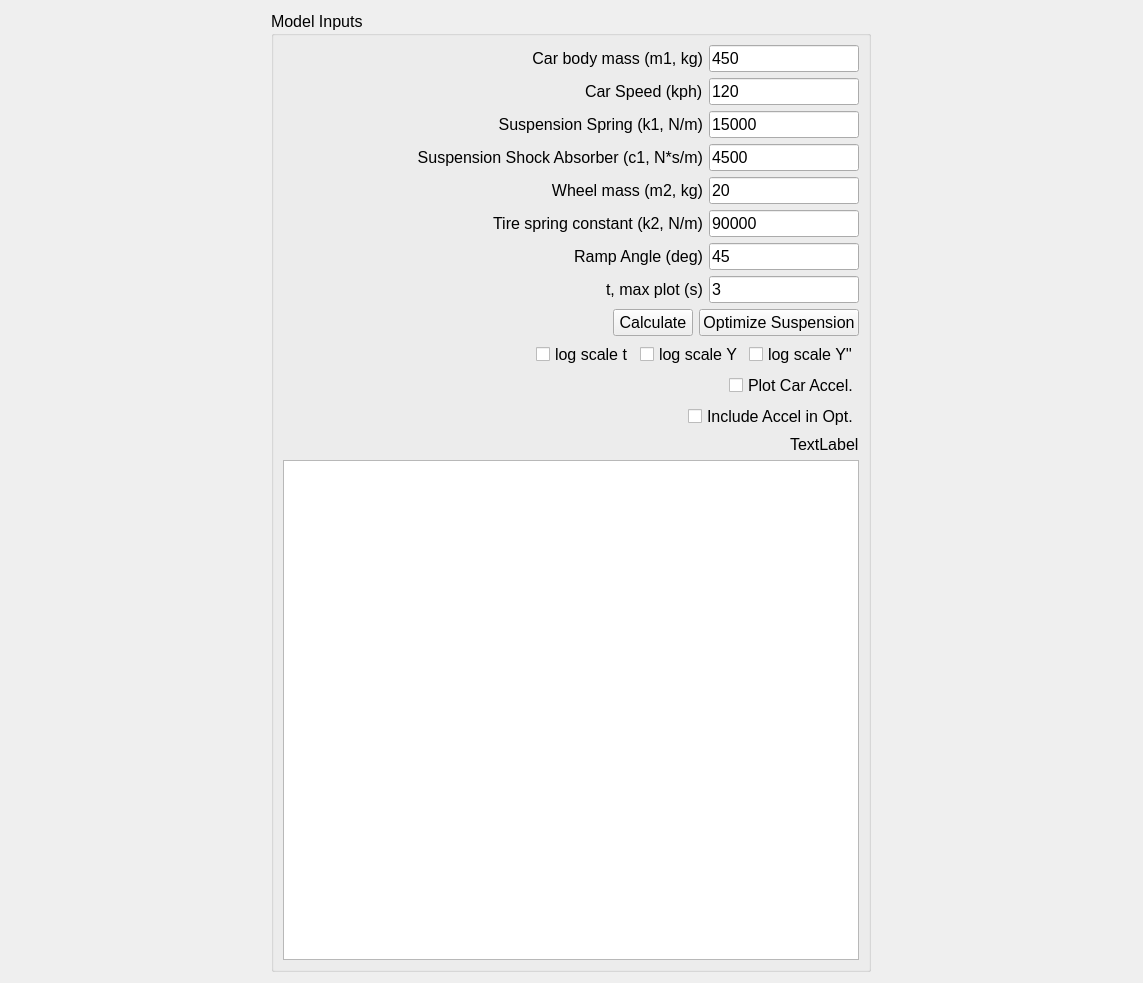
<?xml version="1.0" encoding="UTF-8"?>
<ui version="4.0">
 <class>Form</class>
 <widget class="QWidget" name="Form">
  <property name="geometry">
   <rect>
    <x>0</x>
    <y>0</y>
    <width>1143</width>
    <height>959</height>
   </rect>
  </property>
  <property name="windowTitle">
   <string>Form</string>
  </property>
  <layout class="QHBoxLayout" name="horizontalLayout">
   <item>
    <widget class="QGroupBox" name="grp_Inputs">
     <property name="sizePolicy">
      <sizepolicy hsizetype="Minimum" vsizetype="Preferred">
       <horstretch>0</horstretch>
       <verstretch>0</verstretch>
      </sizepolicy>
     </property>
     <property name="maximumSize">
      <size>
       <width>600</width>
       <height>16777215</height>
      </size>
     </property>
     <property name="font">
      <font>
       <pointsize>12</pointsize>
      </font>
     </property>
     <property name="title">
      <string>Model Inputs</string>
     </property>
     <property name="flat">
      <bool>false</bool>
     </property>
     <layout class="QGridLayout" name="gridLayout" columnstretch="0,0">
      <property name="sizeConstraint">
       <enum>QLayout::SetMinimumSize</enum>
      </property>
      <item row="5" column="1">
       <widget class="QLineEdit" name="le_k2">
        <property name="sizePolicy">
         <sizepolicy hsizetype="Fixed" vsizetype="Fixed">
          <horstretch>0</horstretch>
          <verstretch>0</verstretch>
         </sizepolicy>
        </property>
        <property name="minimumSize">
         <size>
          <width>75</width>
          <height>0</height>
         </size>
        </property>
        <property name="maximumSize">
         <size>
          <width>150</width>
          <height>16777215</height>
         </size>
        </property>
        <property name="font">
         <font>
          <pointsize>12</pointsize>
         </font>
        </property>
        <property name="text">
         <string>90000</string>
        </property>
       </widget>
      </item>
      <item row="7" column="1">
       <widget class="QLineEdit" name="le_tmax">
        <property name="sizePolicy">
         <sizepolicy hsizetype="Fixed" vsizetype="Fixed">
          <horstretch>0</horstretch>
          <verstretch>0</verstretch>
         </sizepolicy>
        </property>
        <property name="minimumSize">
         <size>
          <width>75</width>
          <height>0</height>
         </size>
        </property>
        <property name="maximumSize">
         <size>
          <width>150</width>
          <height>16777215</height>
         </size>
        </property>
        <property name="text">
         <string>3</string>
        </property>
       </widget>
      </item>
      <item row="1" column="0" alignment="Qt::AlignRight">
       <widget class="QLabel" name="lbl_CarSpeed">
        <property name="sizePolicy">
         <sizepolicy hsizetype="Fixed" vsizetype="Preferred">
          <horstretch>0</horstretch>
          <verstretch>0</verstretch>
         </sizepolicy>
        </property>
        <property name="text">
         <string>Car Speed (kph)</string>
        </property>
       </widget>
      </item>
      <item row="4" column="0" alignment="Qt::AlignRight">
       <widget class="QLabel" name="lbl_m2">
        <property name="sizePolicy">
         <sizepolicy hsizetype="Fixed" vsizetype="Preferred">
          <horstretch>0</horstretch>
          <verstretch>0</verstretch>
         </sizepolicy>
        </property>
        <property name="font">
         <font>
          <pointsize>12</pointsize>
         </font>
        </property>
        <property name="text">
         <string>Wheel mass (m2, kg)</string>
        </property>
        <property name="alignment">
         <set>Qt::AlignRight|Qt::AlignTrailing|Qt::AlignVCenter</set>
        </property>
       </widget>
      </item>
      <item row="5" column="0" alignment="Qt::AlignRight">
       <widget class="QLabel" name="lbl_k2">
        <property name="sizePolicy">
         <sizepolicy hsizetype="Fixed" vsizetype="Preferred">
          <horstretch>0</horstretch>
          <verstretch>0</verstretch>
         </sizepolicy>
        </property>
        <property name="font">
         <font>
          <pointsize>12</pointsize>
         </font>
        </property>
        <property name="text">
         <string>Tire spring constant (k2, N/m)</string>
        </property>
        <property name="alignment">
         <set>Qt::AlignRight|Qt::AlignTrailing|Qt::AlignVCenter</set>
        </property>
       </widget>
      </item>
      <item row="2" column="0" alignment="Qt::AlignRight">
       <widget class="QLabel" name="lbl_Spring1">
        <property name="sizePolicy">
         <sizepolicy hsizetype="Fixed" vsizetype="Preferred">
          <horstretch>0</horstretch>
          <verstretch>0</verstretch>
         </sizepolicy>
        </property>
        <property name="font">
         <font>
          <pointsize>12</pointsize>
         </font>
        </property>
        <property name="text">
         <string>Suspension Spring (k1, N/m)</string>
        </property>
        <property name="alignment">
         <set>Qt::AlignRight|Qt::AlignTrailing|Qt::AlignVCenter</set>
        </property>
       </widget>
      </item>
      <item row="3" column="1">
       <widget class="QLineEdit" name="le_c1">
        <property name="sizePolicy">
         <sizepolicy hsizetype="Fixed" vsizetype="Fixed">
          <horstretch>0</horstretch>
          <verstretch>0</verstretch>
         </sizepolicy>
        </property>
        <property name="minimumSize">
         <size>
          <width>75</width>
          <height>0</height>
         </size>
        </property>
        <property name="maximumSize">
         <size>
          <width>150</width>
          <height>16777215</height>
         </size>
        </property>
        <property name="font">
         <font>
          <pointsize>12</pointsize>
         </font>
        </property>
        <property name="text">
         <string>4500</string>
        </property>
       </widget>
      </item>
      <item row="0" column="1">
       <widget class="QLineEdit" name="le_m1">
        <property name="sizePolicy">
         <sizepolicy hsizetype="Fixed" vsizetype="Fixed">
          <horstretch>0</horstretch>
          <verstretch>0</verstretch>
         </sizepolicy>
        </property>
        <property name="minimumSize">
         <size>
          <width>75</width>
          <height>0</height>
         </size>
        </property>
        <property name="maximumSize">
         <size>
          <width>150</width>
          <height>16777215</height>
         </size>
        </property>
        <property name="font">
         <font>
          <pointsize>12</pointsize>
         </font>
        </property>
        <property name="text">
         <string>450</string>
        </property>
       </widget>
      </item>
      <item row="7" column="0" alignment="Qt::AlignRight">
       <widget class="QLabel" name="lbl_tMax">
        <property name="sizePolicy">
         <sizepolicy hsizetype="Fixed" vsizetype="Preferred">
          <horstretch>0</horstretch>
          <verstretch>0</verstretch>
         </sizepolicy>
        </property>
        <property name="text">
         <string>t, max plot (s)</string>
        </property>
       </widget>
      </item>
      <item row="1" column="1">
       <widget class="QLineEdit" name="le_v">
        <property name="sizePolicy">
         <sizepolicy hsizetype="Fixed" vsizetype="Fixed">
          <horstretch>0</horstretch>
          <verstretch>0</verstretch>
         </sizepolicy>
        </property>
        <property name="minimumSize">
         <size>
          <width>75</width>
          <height>0</height>
         </size>
        </property>
        <property name="maximumSize">
         <size>
          <width>150</width>
          <height>16777215</height>
         </size>
        </property>
        <property name="text">
         <string>120</string>
        </property>
       </widget>
      </item>
      <item row="0" column="0" alignment="Qt::AlignRight">
       <widget class="QLabel" name="lbl_CarBodyMass">
        <property name="sizePolicy">
         <sizepolicy hsizetype="Fixed" vsizetype="Preferred">
          <horstretch>0</horstretch>
          <verstretch>0</verstretch>
         </sizepolicy>
        </property>
        <property name="font">
         <font>
          <pointsize>12</pointsize>
         </font>
        </property>
        <property name="text">
         <string>Car body mass (m1, kg)</string>
        </property>
        <property name="alignment">
         <set>Qt::AlignRight|Qt::AlignTrailing|Qt::AlignVCenter</set>
        </property>
       </widget>
      </item>
      <item row="15" column="0" colspan="2">
       <widget class="QGraphicsView" name="gv_Schematic">
        <property name="minimumSize">
         <size>
          <width>500</width>
          <height>500</height>
         </size>
        </property>
        <property name="maximumSize">
         <size>
          <width>600</width>
          <height>600</height>
         </size>
        </property>
       </widget>
      </item>
      <item row="12" column="0" colspan="2" alignment="Qt::AlignRight">
       <widget class="QCheckBox" name="chk_IncludeAccel">
        <property name="text">
         <string>Include Accel in Opt.</string>
        </property>
       </widget>
      </item>
      <item row="8" column="0" colspan="2">
       <layout class="QHBoxLayout" name="horizontalLayout_2">
        <item>
         <spacer name="horizontalSpacer">
          <property name="orientation">
           <enum>Qt::Horizontal</enum>
          </property>
          <property name="sizeHint" stdset="0">
           <size>
            <width>40</width>
            <height>20</height>
           </size>
          </property>
         </spacer>
        </item>
        <item alignment="Qt::AlignRight">
         <widget class="QPushButton" name="btn_calculate">
          <property name="sizePolicy">
           <sizepolicy hsizetype="Fixed" vsizetype="Fixed">
            <horstretch>0</horstretch>
            <verstretch>0</verstretch>
           </sizepolicy>
          </property>
          <property name="text">
           <string>Calculate</string>
          </property>
         </widget>
        </item>
        <item alignment="Qt::AlignRight">
         <widget class="QPushButton" name="pb_Optimize">
          <property name="sizePolicy">
           <sizepolicy hsizetype="Fixed" vsizetype="Fixed">
            <horstretch>0</horstretch>
            <verstretch>0</verstretch>
           </sizepolicy>
          </property>
          <property name="text">
           <string>Optimize Suspension</string>
          </property>
         </widget>
        </item>
       </layout>
      </item>
      <item row="11" column="0" colspan="2" alignment="Qt::AlignRight">
       <widget class="QCheckBox" name="chk_ShowAccel">
        <property name="text">
         <string>Plot Car Accel.</string>
        </property>
       </widget>
      </item>
      <item row="14" column="0" colspan="2" alignment="Qt::AlignRight">
       <widget class="QLabel" name="lbl_MaxMinInfo">
        <property name="text">
         <string>TextLabel</string>
        </property>
       </widget>
      </item>
      <item row="6" column="0" alignment="Qt::AlignRight">
       <widget class="QLabel" name="lbl_RampANgle">
        <property name="sizePolicy">
         <sizepolicy hsizetype="Fixed" vsizetype="Preferred">
          <horstretch>0</horstretch>
          <verstretch>0</verstretch>
         </sizepolicy>
        </property>
        <property name="font">
         <font>
          <pointsize>12</pointsize>
         </font>
        </property>
        <property name="text">
         <string>Ramp Angle (deg)</string>
        </property>
        <property name="alignment">
         <set>Qt::AlignRight|Qt::AlignTrailing|Qt::AlignVCenter</set>
        </property>
       </widget>
      </item>
      <item row="2" column="1">
       <widget class="QLineEdit" name="le_k1">
        <property name="sizePolicy">
         <sizepolicy hsizetype="Fixed" vsizetype="Fixed">
          <horstretch>0</horstretch>
          <verstretch>0</verstretch>
         </sizepolicy>
        </property>
        <property name="minimumSize">
         <size>
          <width>75</width>
          <height>0</height>
         </size>
        </property>
        <property name="maximumSize">
         <size>
          <width>150</width>
          <height>16777215</height>
         </size>
        </property>
        <property name="font">
         <font>
          <pointsize>12</pointsize>
         </font>
        </property>
        <property name="text">
         <string>15000</string>
        </property>
       </widget>
      </item>
      <item row="4" column="1">
       <widget class="QLineEdit" name="le_m2">
        <property name="sizePolicy">
         <sizepolicy hsizetype="Fixed" vsizetype="Fixed">
          <horstretch>0</horstretch>
          <verstretch>0</verstretch>
         </sizepolicy>
        </property>
        <property name="minimumSize">
         <size>
          <width>75</width>
          <height>0</height>
         </size>
        </property>
        <property name="maximumSize">
         <size>
          <width>150</width>
          <height>16777215</height>
         </size>
        </property>
        <property name="font">
         <font>
          <pointsize>12</pointsize>
         </font>
        </property>
        <property name="text">
         <string>20</string>
        </property>
       </widget>
      </item>
      <item row="6" column="1">
       <widget class="QLineEdit" name="le_ang">
        <property name="sizePolicy">
         <sizepolicy hsizetype="Fixed" vsizetype="Fixed">
          <horstretch>0</horstretch>
          <verstretch>0</verstretch>
         </sizepolicy>
        </property>
        <property name="minimumSize">
         <size>
          <width>75</width>
          <height>0</height>
         </size>
        </property>
        <property name="maximumSize">
         <size>
          <width>150</width>
          <height>16777215</height>
         </size>
        </property>
        <property name="font">
         <font>
          <pointsize>12</pointsize>
         </font>
        </property>
        <property name="text">
         <string>45</string>
        </property>
       </widget>
      </item>
      <item row="9" column="0" colspan="2">
       <layout class="QHBoxLayout" name="layourhorizontal">
        <item>
         <spacer name="horizontalSpacer_2">
          <property name="orientation">
           <enum>Qt::Horizontal</enum>
          </property>
          <property name="sizeHint" stdset="0">
           <size>
            <width>40</width>
            <height>20</height>
           </size>
          </property>
         </spacer>
        </item>
        <item alignment="Qt::AlignRight">
         <widget class="QCheckBox" name="chk_LogX">
          <property name="text">
           <string>log scale t</string>
          </property>
         </widget>
        </item>
        <item alignment="Qt::AlignRight">
         <widget class="QCheckBox" name="chk_LogY">
          <property name="text">
           <string>log scale Y</string>
          </property>
         </widget>
        </item>
        <item alignment="Qt::AlignRight">
         <widget class="QCheckBox" name="chk_LogAccel">
          <property name="text">
           <string>log scale Y''</string>
          </property>
         </widget>
        </item>
       </layout>
      </item>
      <item row="3" column="0" alignment="Qt::AlignRight">
       <widget class="QLabel" name="lbl_Dashpot">
        <property name="sizePolicy">
         <sizepolicy hsizetype="Fixed" vsizetype="Preferred">
          <horstretch>0</horstretch>
          <verstretch>0</verstretch>
         </sizepolicy>
        </property>
        <property name="font">
         <font>
          <pointsize>12</pointsize>
         </font>
        </property>
        <property name="text">
         <string>Suspension Shock Absorber (c1, N*s/m)</string>
        </property>
        <property name="alignment">
         <set>Qt::AlignRight|Qt::AlignTrailing|Qt::AlignVCenter</set>
        </property>
       </widget>
      </item>
     </layout>
    </widget>
   </item>
   <item>
    <layout class="QVBoxLayout" name="layout_Plot"/>
   </item>
  </layout>
 </widget>
 <resources/>
 <connections/>
</ui>
